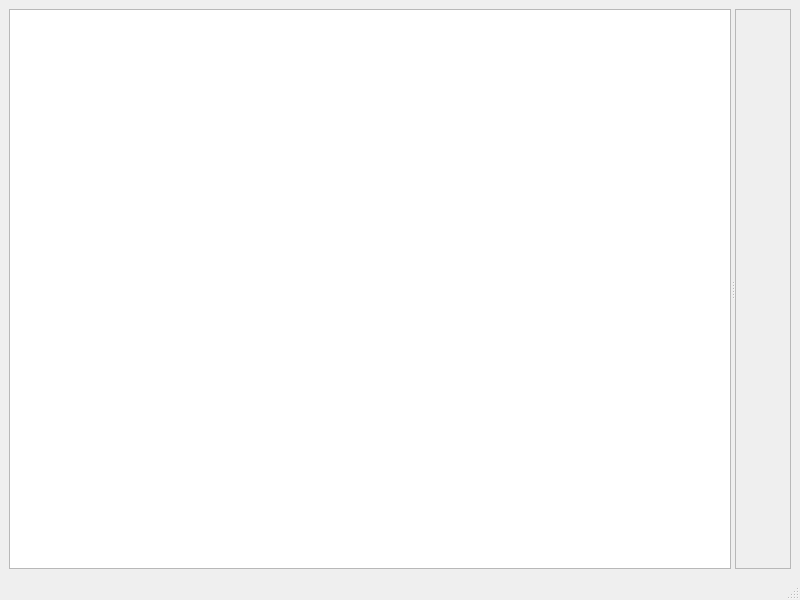
<?xml version="1.0" encoding="UTF-8"?>
<ui version="4.0">
 <class>MainWindow</class>
 <widget class="QMainWindow" name="MainWindow">
  <property name="geometry">
   <rect>
    <x>0</x>
    <y>0</y>
    <width>800</width>
    <height>600</height>
   </rect>
  </property>
  <property name="windowTitle">
   <string>MainWindow</string>
  </property>
  <widget class="QWidget" name="centralwidget">
   <layout class="QVBoxLayout" name="verticalLayout">
    <item>
     <widget class="QSplitter" name="splitter">
      <property name="orientation">
       <enum>Qt::Horizontal</enum>
      </property>
      <widget class="QTextEdit" name="textInput"/>
      <widget class="QFrame" name="frameInfo">
       <property name="frameShape">
        <enum>QFrame::StyledPanel</enum>
       </property>
       <property name="frameShadow">
        <enum>QFrame::Raised</enum>
       </property>
       <layout class="QVBoxLayout" name="verticalLayout_2"/>
      </widget>
     </widget>
    </item>
   </layout>
  </widget>
  <widget class="QMenuBar" name="menubar">
   <property name="geometry">
    <rect>
     <x>0</x>
     <y>0</y>
     <width>800</width>
     <height>27</height>
    </rect>
   </property>
  </widget>
  <widget class="QStatusBar" name="statusbar"/>
 </widget>
 <resources/>
 <connections/>
</ui>
